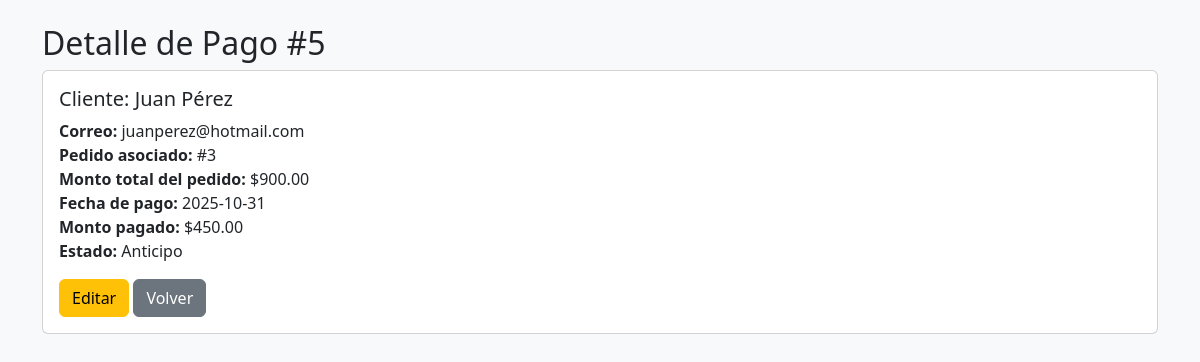
/php/ver_pago.php?id=5, run on the app's committed database.
### tables this page shows
CREATE TABLE Pago (
    idPago INT AUTO_INCREMENT PRIMARY KEY,
    idPedido INT,
    fechaPago DATE,
    monto DECIMAL(10,2),
    estadoPago VARCHAR(20) DEFAULT 'Pendiente',
    FOREIGN KEY (idPedido) REFERENCES Pedido(idPedido)
        ON DELETE CASCADE
);

CREATE TABLE Cliente (
    idCliente INT AUTO_INCREMENT PRIMARY KEY,
    nombre VARCHAR(100) NOT NULL,
    direccion VARCHAR(150),
    correo VARCHAR(100)
);

CREATE TABLE Pedido (
    idPedido INT AUTO_INCREMENT PRIMARY KEY,
    idCliente INT,
    fechaPedido DATE,
    fechaEvento DATE NOT NULL,
    fechaEntrega DATE,
    fechaDevolucion DATE,
    montoTotal DECIMAL(10,2),
    FOREIGN KEY (idCliente) REFERENCES Cliente(idCliente)
        ON DELETE CASCADE
);

### php/ver_pago.php (the view, shortened to what this page needs)
<?php
require_once "conexion.php";
$id = isset($_GET['id']) ? intval($_GET['id']) : 0;
try {
    $stmt = $conn->prepare("
        SELECT P.idPago, P.fechaPago, P.monto, P.estadoPago,
               Pe.idPedido, Pe.montoTotal,
               C.nombre AS cliente, C.correo
        FROM Pago P
        JOIN Pedido Pe ON P.idPedido = Pe.idPedido
        JOIN Cliente C ON Pe.idCliente = C.idCliente
        WHERE P.idPago = :id
    ");
    $stmt->execute([':id' => $id]);
    $pago = $stmt->fetch(PDO::FETCH_ASSOC);
} catch (PDOException $e) {
    die("Error al leer pago: " . htmlspecialchars($e->getMessage()));
}
?>
<!DOCTYPE html>
<html lang="es">
<head>
  <link href="https://cdn.jsdelivr.net/npm/bootstrap@5.3.3/dist/css/bootstrap.min.css" rel="stylesheet">
</head>
<body class="bg-light">
<div class="container mt-4">
  <h2>Detalle de Pago #<?= htmlspecialchars($pago['idPago']) ?></h2>
  <div class="card">
    <div class="card-body">
      <h5 class="card-title">Cliente: <?= htmlspecialchars($pago['cliente']) ?></h5>
      <p class="card-text">
        <strong>Correo:</strong> <?= htmlspecialchars($pago['correo']) ?><br>
        <strong>Pedido asociado:</strong> #<?= htmlspecialchars($pago['idPedido']) ?><br>
        <strong>Monto total del pedido:</strong> $<?= number_format($pago['montoTotal'], 2) ?><br>
        <strong>Fecha de pago:</strong> <?= htmlspecialchars($pago['fechaPago']) ?><br>
        <strong>Monto pagado:</strong> $<?= number_format($pago['monto'], 2) ?><br>
        <strong>Estado:</strong> <?= htmlspecialchars($pago['estadoPago']) ?><br>
      </p>
      <a href="editar_pago.php?id=<?= $pago['idPago'] ?>" class="btn btn-warning">Editar</a>
      <a href="pagos.php" class="btn btn-secondary">Volver</a>
    </div>
  </div>
</div>
</body>
</html>

### data on the page
pago: idPago "5", cliente.nombre "Juan Pérez", cliente.correo "juanperez@hotmail.com", idPedido.idPedido "3", idPedido.montoTotal "900.00", fechaPago "2025-10-31", monto "450.00", estadoPago "Anticipo"
